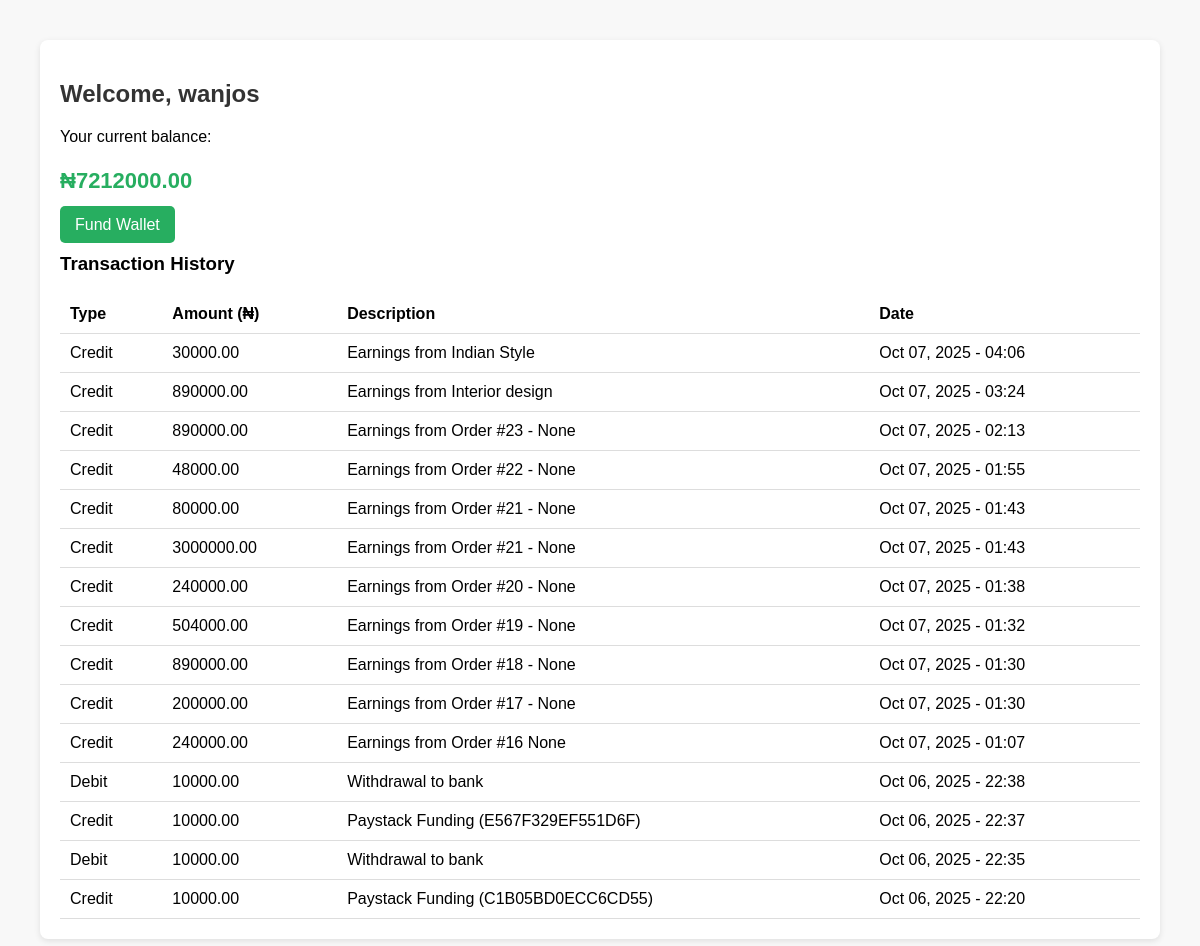
The app's page /wallet-dashboard/ (signed in) with its own data.
### user/models.py (models this page shows, shortened)
class User(AbstractUser):
    is_seller = models.BooleanField(default=False, null=True)
    is_buyer = models.BooleanField(default=True, null=True)
    phone_number = models.CharField(max_length=15, null=True)

### wallet/models.py (models this page shows, shortened)
class Wallet(models.Model):
    user = models.OneToOneField(User, on_delete=models.CASCADE, related_name='wallet')
    balance = models.DecimalField(max_digits=10, decimal_places=2, default=0.00)
    updated_at = models.DateTimeField(auto_now=True)

class Transaction(models.Model):
    TRANSACTION_TYPES = (
        ('credit', 'Credit'),
        ('debit', 'Debit'),
    )
    wallet = models.ForeignKey(Wallet, on_delete=models.CASCADE, related_name='transactions')
    amount = models.DecimalField(max_digits=10, decimal_places=2)
    transaction_type = models.CharField(max_length=10, choices=TRANSACTION_TYPES)
    description = models.CharField(max_length=255, blank=True)
    created_at = models.DateTimeField(default=timezone.now)

### wallet/views.py (the view)
# urls.py: path('wallet-dashboard/', views.wallet_dashboard, name='wallet_dashboard'),
@login_required
def wallet_dashboard(request):
    wallet = request.user.wallet  # Each user automatically has a wallet
    transactions = wallet.transactions.order_by('-created_at')  # Recent first
    return render(request, 'wallet/dashboard.html', {
        'wallet': wallet,
        'transactions': transactions
    })

### templates/wallet/dashboard.html (shortened to what this page needs)
<!DOCTYPE html>
<html>
<head>
</head>
<body>
<div class="wallet-box">
  <h2>Welcome, {{ request.user.username }}</h2>
  <p>Your current balance:</p>
  <p class="balance">₦{{ wallet.balance }}</p>
  <a href="{% url 'fund_wallet' %}" class="button">Fund Wallet</a>
  <h3>Transaction History</h3>
  <table>
    <tr>
      <th>Type</th>
      <th>Amount (₦)</th>
      <th>Description</th>
      <th>Date</th>
    </tr>
    {% for tx in transactions %}
    <tr>
      <td>{{ tx.transaction_type|title }}</td>
      <td>{{ tx.amount }}</td>
      <td>{{ tx.description }}</td>
      <td>{{ tx.created_at|date:"M d, Y - H:i" }}</td>
    </tr>
    {% empty %}
    <tr><td colspan="4">No transactions yet.</td></tr>
    {% endfor %}
  </table>
</div>
</body>
</html>

### templates/wallet/dashboard.html (style rules this page uses)
body { font-family: Arial, sans-serif; margin: 40px; background: #f8f8f8; }
.wallet-box { background: white; padding: 20px; border-radius: 8px; box-shadow: 0 2px 6px rgba(0,0,0,0.1); }
h2 { color: #333; }
.balance { font-size: 22px; font-weight: bold; color: #27ae60; }
a.button { background: #27ae60; color: white; padding: 10px 15px; text-decoration: none; border-radius: 5px; }
table { width: 100%; border-collapse: collapse; margin-top: 20px; }
table th, table td { padding: 10px; border-bottom: 1px solid #ddd; text-align: left; }

### records on screen
User: user.username "wanjos"
Wallet: balance "7212000.00"
Transaction: transaction_type "Credit", amount "30000.00", description "Earnings from Indian Style", created_at "Oct 07, 2025 - 04:06"
Transaction: transaction_type "Credit", amount "890000.00", description "Earnings from Interior design", created_at "Oct 07, 2025 - 03:24"
Transaction: transaction_type "Credit", amount "890000.00", description "Earnings from Order #23 - None", created_at "Oct 07, 2025 - 02:13"
Transaction: transaction_type "Credit", amount "48000.00", description "Earnings from Order #22 - None", created_at "Oct 07, 2025 - 01:55"
Transaction: transaction_type "Credit", amount "80000.00", description "Earnings from Order #21 - None", created_at "Oct 07, 2025 - 01:43"
Transaction: transaction_type "Credit", amount "3000000.00", description "Earnings from Order #21 - None", created_at "Oct 07, 2025 - 01:43"
Transaction: transaction_type "Credit", amount "240000.00", description "Earnings from Order #20 - None", created_at "Oct 07, 2025 - 01:38"
Transaction: transaction_type "Credit", amount "504000.00", description "Earnings from Order #19 - None", created_at "Oct 07, 2025 - 01:32"
Transaction: transaction_type "Credit", amount "890000.00", description "Earnings from Order #18 - None", created_at "Oct 07, 2025 - 01:30"
Transaction: transaction_type "Credit", amount "200000.00", description "Earnings from Order #17 - None", created_at "Oct 07, 2025 - 01:30"
Transaction: transaction_type "Credit", amount "240000.00", description "Earnings from Order #16 None", created_at "Oct 07, 2025 - 01:07"
Transaction: transaction_type "Debit", amount "10000.00", description "Withdrawal to bank", created_at "Oct 06, 2025 - 22:38"
Transaction: transaction_type "Credit", amount "10000.00", description "Paystack Funding (E567F329EF551D6F)", created_at "Oct 06, 2025 - 22:37"
Transaction: transaction_type "Debit", amount "10000.00", description "Withdrawal to bank", created_at "Oct 06, 2025 - 22:35"
Transaction: transaction_type "Credit", amount "10000.00", description "Paystack Funding (C1B05BD0ECC6CD55)", created_at "Oct 06, 2025 - 22:20"
